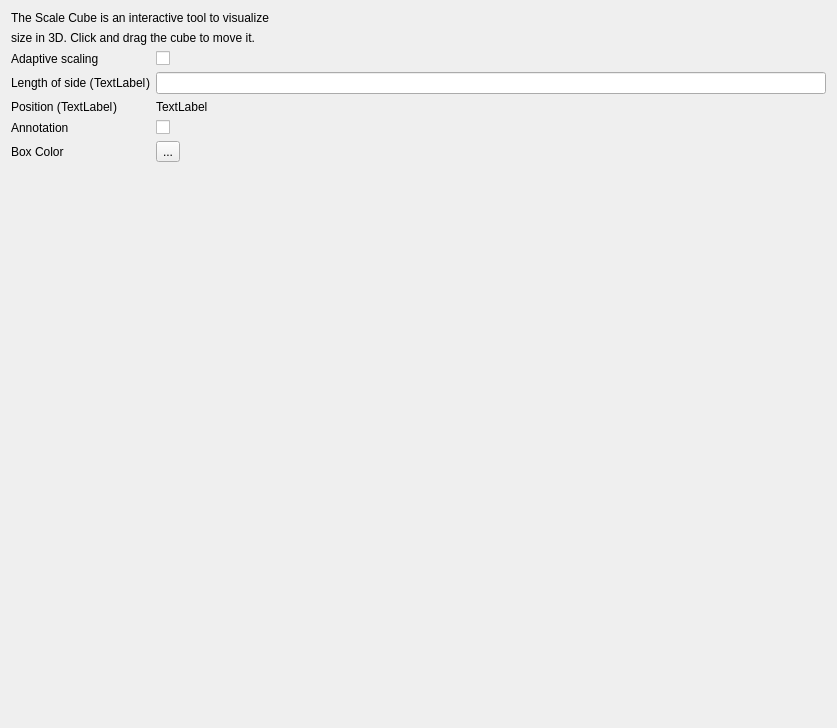
<?xml version="1.0" encoding="UTF-8"?>
<ui version="4.0">
 <class>ModuleScaleCubeWidget</class>
 <widget class="QWidget" name="ModuleScaleCubeWidget">
  <property name="geometry">
   <rect>
    <x>0</x>
    <y>0</y>
    <width>837</width>
    <height>728</height>
   </rect>
  </property>
  <property name="sizePolicy">
   <sizepolicy hsizetype="Fixed" vsizetype="Preferred">
    <horstretch>0</horstretch>
    <verstretch>0</verstretch>
   </sizepolicy>
  </property>
  <property name="windowTitle">
   <string>Form</string>
  </property>
  <layout class="QFormLayout" name="formLayout">
   <item row="11" column="0">
    <widget class="QLabel" name="tlAdaptiveScaling">
     <property name="text">
      <string>Adaptive scaling</string>
     </property>
    </widget>
   </item>
   <item row="11" column="1">
    <widget class="QCheckBox" name="chbAdaptiveScaling">
     <property name="text">
      <string/>
     </property>
    </widget>
   </item>
   <item row="12" column="0">
    <layout class="QHBoxLayout" name="horizontalLayout">
     <property name="spacing">
      <number>0</number>
     </property>
     <item>
      <widget class="QLabel" name="label">
       <property name="text">
        <string>Length of side (</string>
       </property>
      </widget>
     </item>
     <item>
      <widget class="QLabel" name="tlLengthUnit">
       <property name="text">
        <string>TextLabel</string>
       </property>
      </widget>
     </item>
     <item>
      <widget class="QLabel" name="label_3">
       <property name="text">
        <string>)</string>
       </property>
      </widget>
     </item>
    </layout>
   </item>
   <item row="12" column="1">
    <widget class="QLineEdit" name="leSideLength"/>
   </item>
   <item row="14" column="0">
    <layout class="QHBoxLayout" name="horizontalLayout_3">
     <property name="spacing">
      <number>0</number>
     </property>
     <item>
      <widget class="QLabel" name="label_2">
       <property name="text">
        <string>Position (</string>
       </property>
      </widget>
     </item>
     <item>
      <widget class="QLabel" name="tlPositionUnit">
       <property name="text">
        <string>TextLabel</string>
       </property>
      </widget>
     </item>
     <item>
      <widget class="QLabel" name="label_9">
       <property name="text">
        <string>)</string>
       </property>
      </widget>
     </item>
    </layout>
   </item>
   <item row="14" column="1">
    <widget class="QLabel" name="tlPosition">
     <property name="sizePolicy">
      <sizepolicy hsizetype="Preferred" vsizetype="Preferred">
       <horstretch>0</horstretch>
       <verstretch>0</verstretch>
      </sizepolicy>
     </property>
     <property name="minimumSize">
      <size>
       <width>200</width>
       <height>0</height>
      </size>
     </property>
     <property name="layoutDirection">
      <enum>Qt::LeftToRight</enum>
     </property>
     <property name="text">
      <string>TextLabel</string>
     </property>
    </widget>
   </item>
   <item row="15" column="0">
    <widget class="QLabel" name="label_4">
     <property name="text">
      <string>Annotation</string>
     </property>
    </widget>
   </item>
   <item row="15" column="1">
    <widget class="QCheckBox" name="chbAnnotation">
     <property name="text">
      <string/>
     </property>
    </widget>
   </item>
   <item row="16" column="0">
    <widget class="QLabel" name="colorLabel">
     <property name="text">
      <string>Box Color</string>
     </property>
    </widget>
   </item>
   <item row="16" column="1">
    <widget class="pqColorChooserButton" name="colorChooserButton">
     <property name="text">
      <string>...</string>
     </property>
    </widget>
   </item>
   <item row="8" column="0" colspan="2">
    <widget class="QLabel" name="label_5">
     <property name="text">
      <string>The Scale Cube is an interactive tool to visualize</string>
     </property>
    </widget>
   </item>
   <item row="9" column="0" colspan="2">
    <widget class="QLabel" name="label_6">
     <property name="text">
      <string>size in 3D. Click and drag the cube to move it.</string>
     </property>
    </widget>
   </item>
  </layout>
 </widget>
 <customwidgets>
  <customwidget>
   <class>pqColorChooserButton</class>
   <extends>QToolButton</extends>
   <header>pqColorChooserButton.h</header>
  </customwidget>
 </customwidgets>
 <resources/>
 <connections/>
</ui>
